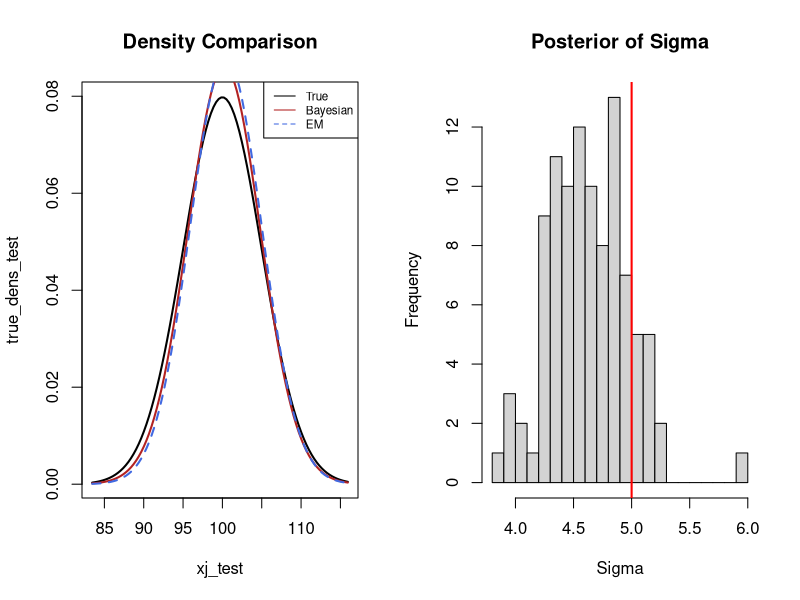

Generate this figure with R:
library(mclust)

################################################################################
# GIBBS SAMPLING FUNCTION
run_gibbs <- function(data, n_iter = 100, burn_in = 0) {
  n = length(data)
  y_bar = mean(data)
  
  # Weak/Non-informative Priors
  mu_0 = 0; tau_0_sq = 100 
  a = 0.01; b = 0.01       
  
  mu_samples = numeric(n_iter)
  sig2_samples = numeric(n_iter)
  
  # Initial values
  curr_mu = 0
  curr_sig2 = 1
  
  for(s in 1:n_iter) {
    # 1. Update Mu
    post_prec_mu = (1/tau_0_sq) + (n/curr_sig2)
    post_mu_mean = ((mu_0/tau_0_sq) + (n*y_bar/curr_sig2)) / post_prec_mu
    curr_mu = rnorm(1, post_mu_mean, sqrt(1/post_prec_mu))
    
    # 2. Update Sigma^2 (Inverse Gamma update)
    curr_a = a + n/2
    curr_b = b + sum((data - curr_mu)^2)/2
    curr_sig2 = 1 / rgamma(1, shape = curr_a, rate = curr_b)
    
    mu_samples[s] = curr_mu
    sig2_samples[s] = curr_sig2
  }
  
  return(list(mu = mu_samples[(burn_in+1):n_iter], 
              sig2 = sig2_samples[(burn_in+1):n_iter]))
}

################################################################################
# SECTION: TEST INDIVIDUAL RUN
################################################################################
set.seed(123)
test_mu = 100; test_sigma = 5; test_n = 100
y_test = rnorm(test_n, test_mu, test_sigma)
xj_test = seq(min(y_test)-5, max(y_test)+5, length.out = 100)

# 1. Run Models
gibbs_out = run_gibbs(y_test)
em_test = densityMclust(y_test, G=1, verbose = FALSE, plot = FALSE)

# 2. Generate Densities
true_dens_test = dnorm(xj_test, test_mu, test_sigma)
bayesian_dens_test = sapply(xj_test, function(x) mean(dnorm(x, gibbs_out$mu, 
                                                            sqrt(gibbs_out$sig2))))
em_dens_test = predict(em_test, xj_test)

# 3. Calculate Performance
mse_bayesian_run = mean((bayesian_dens_test - true_dens_test)^2)
mse_em_run = mean((em_dens_test - true_dens_test)^2)
improvement_run = (mse_em_run - mse_bayesian_run) / mse_em_run * 100

# 4. Print Individual Run Results
cat("--- Individual Run Results ---\n")
cat("MSE Bayesian Model:", mse_bayesian_run, "\n")
cat("MSE EM Algorithm:  ", mse_em_run, "\n")
cat("Bayesian improvement over EM:", round(improvement_run, 2), "%\n\n")

# 5. Diagnostic Plot for Individual Run
par(mfrow=c(1,2)) # Split plot window
# Plot A: Densities
plot(xj_test, true_dens_test, type="l", lwd=2, main="Density Comparison")
lines(xj_test, bayesian_dens_test, col="firebrick", lwd=2)
lines(xj_test, em_dens_test, col="royalblue", lwd=2, lty=2)
legend("topright", legend=c("True", "Bayesian", "EM"), col=c(1, "firebrick", "royalblue"), 
       lty=c(1,1,2), cex=0.7)

# Plot B: Posterior of Sigma
hist(sqrt(gibbs_out$sig2), breaks=30, main="Posterior of Sigma", xlab="Sigma", col="lightgray")
abline(v=test_sigma, col="red", lwd=2) # True Sigma line
par(mfrow=c(1,1)) # Reset plot window


################################################################################
# ITERATIVE COMPARISON (1000 Simulations)

set.seed(123)
n_iterations = 100 # Reduced to 100 for speed, Gibbs is computationally heavier than fixed math
mse_results = data.frame(Bayesian = numeric(n_iterations), EM = numeric(n_iterations))

true_mu = 5; true_sigma = 2; n = 100
xj = seq(true_mu - 4*true_sigma, true_mu + 4*true_sigma, length.out = 100)
true_density = dnorm(xj, mean = true_mu, sd = true_sigma)

for(i in 1:n_iterations) {
  y_sim = rnorm(n, mean = true_mu, sd = true_sigma)
  
  # 1. Gibbs Sampling
  res = run_gibbs(y_sim, n_iter = 1000, burn_in = 200)
  
  # 2. Bayesian Predictive Density
  post_pred = sapply(xj, function(x) mean(dnorm(x, res$mu, sqrt(res$sig2))))
  
  # 3. EM Algorithm
  em_fit = densityMclust(y_sim, G=1, plot = FALSE, verbose = FALSE)
  y_em = predict(em_fit, xj)
  
  # Store MSE
  mse_results$Bayesian[i] = mean((post_pred - true_density)^2)
  mse_results$EM[i] = mean((y_em - true_density)^2)
}

cat("\n--- Final Simulation Results ---\n")
cat("Average MSE Bayesian (Gibbs):", mean(mse_results$Bayesian), "\n")
cat("Average MSE EM:              ", mean(mse_results$EM), "\n")
cat("Bayesian Win Rate:           ", mean(mse_results$Bayesian < mse_results$EM) * 100, "%\n")



# Silverman’s Rule of Thumb
